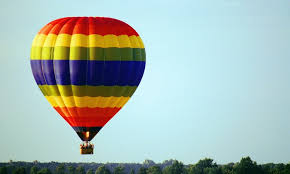
#> input picture images/image10.jpg, 290 x 174 px, given in place of , which was not available
$ python fast_seg.py images/image10.jpg
#> lines starting #> are read from the running program, lines starting #| are printed output that depends on the picture; after the words box and inside, x2 and y2 are one past the last pixel; in counts of white or black regions, pixels touching at a corner belong together; pictures that were not available may be replaced by others from this repository, and a replacement may not be noted
#!/usr/bin/python3
'''
	Copyright 2017 Muhammed Shameem mailtoshameempk@gmail.com
	 This file is part of Fast_seg.
	 Fast_seg is free software: you can redistribute it and/or modify
	 it under the terms of the GNU General Public License as published by
	 the Free Software Foundation, either version 3 of the License, or
	 (at your option) any later version.
	 Fast_seg is distributed in the hope that it will be useful,
	 but WITHOUT ANY WARRANTY; without even the implied warranty of
	 MERCHANTABILITY or FITNESS FOR A PARTICULAR PURPOSE.  See the
	 GNU General Public License for more details.
	 You should have received a copy of the GNU General Public License
	 along with Fast_seg.  If not, see <http://www.gnu.org/licenses/>.
'''
import sys, getopt
import cv2
import numpy as np
import networkx as nx
import matplotlib.pyplot as plt
import math
import boykov_kolmogorov

drawing = False
mode = "ob"
marked_ob_pixels=[]
marked_bg_pixels=[]
I=None
I_dummy=None
l_range=[0,256]
a_range=[0,256]
b_range=[0,256]
lab_bins=[32,32,32]

class SPNode():
	"""docstring for SPNode"""
	def __init__(self):
		self.label=None
		self.pixels=[]
		self.mean_intensity=0.0
		self.centroid=()
		self.type='na'
		self.mean_lab=None
		self.lab_hist=None
		self.real_lab=None
	def __repr__(self):
		return str(self.label)

# [98 lines left out: functions cie_de_2000, mark_seeds, gen_sp_seed, not called in this run]

def gen_sp_slic(I, region_size_):
	# Superpixel Generation ::  Slic superpixels compared to state-of-the-art superpixel methods
	SLIC=100
	SLICO=101
	num_iter=20
	sp_slic=cv2.ximgproc.createSuperpixelSLIC(I, algorithm=SLICO, region_size=region_size_, ruler=10.0)
	sp_slic.iterate(num_iterations=num_iter)

	return sp_slic

def draw_sp_mask(I,SP):
	I_marked=np.zeros(I.shape)
	I_marked=np.copy(I)
	mask=SP.getLabelContourMask()
	for i in range(mask.shape[0]):
		for j in range(mask.shape[1]):
			if mask[i][j]==-1 or mask[i][j]==255: # SLIC/SLICO marks borders with -1 :: SEED marks borders with 255
				I_marked[i][j]=[128,128,128]
	return I_marked

def draw_centroids(I, SP_list):
	for each in SP_list:
		i,j=each.centroid
		I[i][j]=128
	return I

# [4 lines left out: function draw_edges, not called in this run]

def distance(p0, p1):
	return math.sqrt((p0[0] - p1[0])**2 + (p0[1] - p1[1])**2)

def distance_3d(p0, p1):
	return math.sqrt((p0[0] - p1[0])**2 + (p0[1] - p1[1])**2 + (p0[2]-p1[2])**2)


def gen_graph(I,SP_list,hist_ob,hist_bg):
	G=nx.Graph()
	s=SPNode()
	s.label='s'
	t=SPNode()
	t.label='t'
	lambda_=.9
	sig_=5
	hist_ob_sum=int(hist_ob.sum())
	hist_bg_sum=int(hist_bg.sum())

	for u in SP_list:
		K=0
		region_rad=math.sqrt(len(u.pixels)/math.pi)
		for v in SP_list:
			if u != v:
				if distance(u.centroid, v.centroid) <= 2.5*region_rad:
					sim=math.exp(-(cv2.compareHist(u.lab_hist,v.lab_hist,3)**2/2*sig_**2))*(1/distance(u.centroid, v.centroid))
					K+=sim
					G.add_edge(u, v, sim=sim)
		if(u.type=='na'):
			l_,a_,b_=[int(x) for x in u.mean_lab]
			l_i=int(l_//((l_range[1]-l_range[0])/lab_bins[0]))
			a_i=int(a_//((a_range[1]-a_range[0])/lab_bins[1]))
			b_i=int(b_//((b_range[1]-b_range[0])/lab_bins[2]))
			pr_ob=int(hist_ob[l_i,a_i,b_i])/hist_ob_sum
			pr_bg=int(hist_bg[l_i,a_i,b_i])/hist_bg_sum
			sim_s=100000
			sim_t=100000
			if pr_bg > 0:
				sim_s=lambda_*-np.log(pr_bg)
			if pr_ob > 0:
				sim_t=lambda_*-np.log(pr_ob)
			G.add_edge(s, u, sim=sim_s)
			G.add_edge(t, u, sim=sim_t)
		if(u.type=='ob'):
			G.add_edge(s, u, sim=1+K)
			G.add_edge(t, u, sim=0)
		if(u.type=='bg'):
			G.add_edge(s, u, sim=0)
			G.add_edge(t, u, sim=1+K)
	return G

def main():
	global I,mode,I_dummy

	inputfile = ''
	try:
		opts, args = getopt.getopt(sys.argv[1:], "i:h", ["input-image=", "help"])
	except getopt.GetoptError:
		print('fast_seg.py -i <input image>')
		sys.exit(2)
	for opt, arg in opts:
		if opt == '-h':
			print ('fast_seg.py -i <input image>')
			sys.exit()
		elif opt in ("-i", "--input-image"):
			inputfile = arg
	print('Using image: ', inputfile)

	I=cv2.imread(inputfile) #imread wont rise exceptions by default
#> I is the input picture: shape (174, 290, 3); mean B, G, R 178.9, 184.8, 167.5
	I_dummy=np.zeros(I.shape)
	I_dummy=np.copy(I)

	h,w,c=I.shape
#> h = 174; w = 290; c = 3
	region_size=20
	cv2.namedWindow('Mark the object and background')
	cv2.setMouseCallback('Mark the object and background',mark_seeds)
	while(1):
		cv2.imshow('Mark the object and background',I_dummy)
		k = cv2.waitKey(1) & 0xFF
#> (key Esc is pressed here)
		if k == ord('o'):
			mode = "ob"
		elif k == ord('b'):
			mode = "bg"
		elif k == 27:
			break
	cv2.destroyAllWindows()


	I_lab=cv2.cvtColor(I, cv2.COLOR_BGR2Lab)
#> I_lab: shape (174, 290, 3); mean of channels 0, 1, 2 187.8, 123.3, 129.7
	SP=gen_sp_slic(I,region_size)
	SP_labels=SP.getLabels()
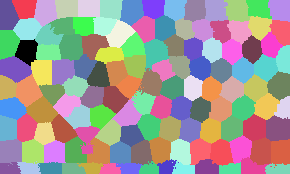
#> SP_labels: shape (174, 290) int32; 126 distinct labels, from 0 to 125; one colour per label, 0 black
	SP_list=[None for each in range(SP.getNumberOfSuperpixels())]

	for i in range(h):
		for j in range(w):
			if not SP_list[SP_labels[i][j]]:
				tmp_sp=SPNode()
				tmp_sp.label=SP_labels[i][j]
				tmp_sp.pixels.append((i,j))
				SP_list[SP_labels[i][j]]=tmp_sp
			else:
				SP_list[SP_labels[i][j]].pixels.append((i,j))
#> after the loop, SP_list = 126 items; tmp_sp.pixels = 233 pairs, first value 163 to 173, second value 265 to 289

	for sp in SP_list:
		n_pixels=len(sp.pixels)
		i_sum=0
		j_sum=0
		lab_sum=[0,0,0]
		tmp_mask=np.zeros((h,w),np.uint8)
		for each in sp.pixels:
			i,j=each
			i_sum+=i
			j_sum+=j
			lab_sum=[x + y for x, y in zip(lab_sum, I_lab[i][j])]
			tmp_mask[i][j]=255
		sp.lab_hist=cv2.calcHist([I_lab],[0,1,2],tmp_mask,lab_bins,l_range+a_range+b_range)
		sp.centroid+=(i_sum//n_pixels, j_sum//n_pixels,)
		sp.mean_lab=[x/n_pixels for x in lab_sum]
		sp.real_lab=[sp.mean_lab[0]*100/255,sp.mean_lab[1]-128,sp.mean_lab[2]-128]
#> this loop made 126 passes
#> (n_pixels, sp.centroid, sp.mean_lab, sp.real_lab) on passes 1 to 11: (422, (50, 26), [221.6, 115.8, 144], [86.91, -12.17, 16]), (374, (7, 24), [217.1, 117.5, 124.8], [85.15, -10.47, -3.2]), (474, (11, 45), [223.3, 117.1, 123.5], [87.57, -10.93, -4.5]), (385, (8, 66), [227.2, 116.9, 122], [89.11, -11.13, -5.99]), (374, (8, 88), [229.5, 117.5, 121.4], [90, -10.52, -6.57]), (396, (8, 110), [230.7, 117.8, 120.7], [90.49, -10.16, -7.35]), (482, (11, 131), [233.1, 117.4, 119.6], [91.4, -10.58, -8.42]), (366, (7, 153), [233.1, 116.9, 119], [91.4, -11.14, -8.95]), (387, (8, 174), [231.6, 117.2, 118.4], [90.83, -10.81, -9.58]), (410, (9, 194), [228.5, 116.8, 118.6], [89.59, -11.21, -9.38]), (436, (9, 215), [225.5, 117.1, 119.9], [88.44, -10.95, -8.08])
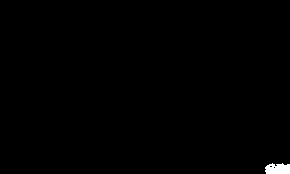
#> tmp_mask: shape (174, 290); 0.46% white; 1 white region, box (x1, y1, x2, y2) and area: (265, 163, 290, 174) 233
#> after the loop, sp.centroid = (168, 277)

	for pixels in marked_ob_pixels:
		x,y = pixels
		SP_list[SP_labels[x][y]].type="ob"
	for pixels in marked_bg_pixels:
		x,y = pixels
		SP_list[SP_labels[x][y]].type="bg"
	I_marked=draw_sp_mask(I,SP)
#> after the loop in draw_sp_mask, `for i in range(mask.shape[0]):`:
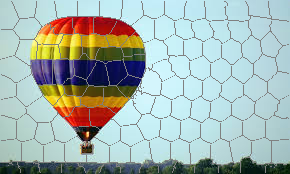
#> I_marked: shape (174, 290, 3); 7.65% of pixels changed, all inside (x1, y1, x2, y2) = (0, 0, 289, 173)
	I_marked=draw_centroids(I_marked,SP_list)
#> the loop in draw_centroids, `for each in SP_list:` made 126 passes
#> (i, j) on passes 1 to 12: (50, 26), (7, 24), (11, 45), (8, 66), (8, 88), (8, 110), (11, 131), (7, 153), (8, 174), (9, 194), (9, 215), (10, 236)
	mask_ob=np.zeros((h,w),dtype=np.uint8)
	for pixels in marked_ob_pixels:
		i,j=pixels
		mask_ob[i][j]=255
	mask_bg=np.zeros((h,w),dtype=np.uint8)
	for pixels in marked_bg_pixels:
		i,j=pixels
		mask_bg[i][j]=255

	hist_ob=cv2.calcHist([I_lab],[0,1,2],mask_ob,lab_bins,l_range+a_range+b_range)

	hist_bg=cv2.calcHist([I_lab],[0,1,2],mask_bg,lab_bins,l_range+a_range+b_range)
	G=gen_graph(I_lab,SP_list,hist_ob,hist_bg)
#> in gen_graph, `hist_ob_sum=int(hist_ob.sum())`: hist_ob_sum = 0
#> the loop in gen_graph, `for u in SP_list:` made 1 pass
#> (region_rad, l_, a_, b_, l_i, a_i, b_i) on pass 1: (11.59, 221, 115, 143, 27, 14, 17)

	for each in G.nodes():
		if each.label=='s':
			s=each
		if each.label=='t':
			t=each

	RG=boykov_kolmogorov.boykov_kolmogorov(G, s, t, capacity='sim')
	source_tree, target_tree = RG.graph['trees']
	partition = (set(source_tree), set(G) - set(source_tree))
	F=np.zeros((h,w),dtype=np.uint8)
	for sp in partition[0]:
		for pixels in sp.pixels:
			i,j=pixels
			F[i][j]=1
	Final=cv2.bitwise_and(I,I,mask = F)

	sp_lab=np.zeros(I.shape,dtype=np.uint8)
	for sp in SP_list:
		for pixels in sp.pixels:
			i,j=pixels
			sp_lab[i][j]=sp.mean_lab
	sp_lab=cv2.cvtColor(sp_lab, cv2.COLOR_Lab2RGB)

	plt.subplot(2,2,1)
	plt.tick_params(labelcolor='black', top='off', bottom='off', left='off', right='off')
	plt.imshow(I[...,::-1])
	plt.axis("off")
	plt.xlabel("Input image")

	plt.subplot(2,2,2)
	plt.tick_params(labelcolor='none', top='off', bottom='off', left='off', right='off')
	plt.imshow(I_marked[...,::-1])
	plt.axis("off")
	plt.xlabel("Super-pixel boundaries and centroid")

	plt.subplot(2,2,3)
	plt.imshow(sp_lab)
	plt.axis("off")
	plt.xlabel("Super-pixel representation")


	plt.subplot(2,2,4)
	plt.imshow(Final[...,::-1])
	plt.axis("off")
	plt.xlabel("Output Image")


	cv2.imwrite("out.png",Final)
	plt.show()

if __name__ == '__main__':
#> (the run stopped early here; a loop or call above may not have finished)

$ run again, on images/image11.jpg
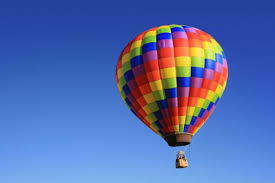
#> input picture images/image11.jpg, 275 x 183 px, given in place of , which was not available
#> in main, I is the input picture: shape (183, 275, 3); mean B, G, R 172.9, 108.1, 84.4
#> I_lab: shape (183, 275, 3); mean of channels 0, 1, 2 121.8, 143.4, 92.6
#> SP_labels: shape (183, 275) int32; 122 distinct labels, from 0 to 121
#> after the loop in main, `for i in range(h):`: SP_list = 122 items; tmp_sp.pixels = 313 pairs, first value 169 to 182, second value 84 to 111
#> the loop in main, `for sp in SP_list:` made 122 passes
#> (n_pixels, sp.centroid, sp.mean_lab, sp.real_lab) on passes 1 to 7: (490, (58, 64), [101.1, 144.1, 77.16], [39.64, 16.07, -50.84]), (437, (7, 12), [80.21, 151, 74.98], [31.46, 23.02, -53.02]), (411, (7, 39), [80.01, 151, 75], [31.38, 23, -53]), (406, (7, 65), [79.8, 151, 75], [31.29, 23, -53]), (371, (7, 90), [79.56, 151, 75], [31.2, 23, -53]), (422, (9, 113), [80.06, 151.3, 74.68], [31.4, 23.32, -53.32]), (390, (7, 135), [80.09, 151.2, 74.84], [31.41, 23.16, -53.16])
#> after the loop in main, `for sp in SP_list:`:
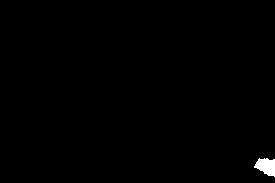
#> tmp_mask: shape (183, 275); 0.54% white; 1 white region, box (x1, y1, x2, y2) and area: (254, 158, 275, 177) 271
#> after the loop in main, `for sp in SP_list:`: sp.centroid = (165, 265)
#> after the loop in draw_sp_mask, `for i in range(mask.shape[0]):`:
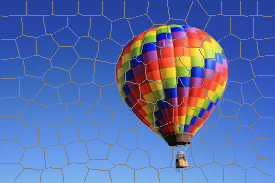
#> I_marked: shape (183, 275, 3); 7.52% of pixels changed, all inside (x1, y1, x2, y2) = (1, 0, 274, 182)
#> the loop in draw_centroids, `for each in SP_list:` made 122 passes
#> (i, j) on passes 1 to 8: (58, 64), (7, 12), (7, 39), (7, 65), (7, 90), (9, 113), (7, 135), (11, 158)
#> hist_ob_sum = 0
#> the loop in gen_graph, `for u in SP_list:` made 1 pass
#> (region_rad, l_, a_, b_, l_i, a_i, b_i) on pass 1: (12.49, 101, 144, 77, 12, 18, 9)

$ run again, on images/image12.jpg
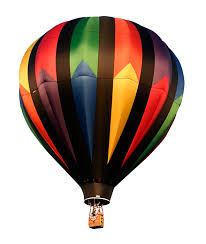
#> input picture images/image12.jpg, 206 x 244 px, given in place of , which was not available
#> in main, I is the input picture: shape (244, 206, 3); mean B, G, R 158.6, 167.8, 184.7
#> I_lab: shape (244, 206, 3); mean of channels 0, 1, 2 175.2, 133.8, 136.4
#> in main, `SP_labels=SP.getLabels()`:
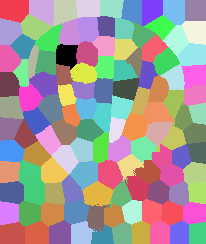
#> SP_labels: shape (244, 206) int32; 120 distinct labels, from 0 to 119; one colour per label, 0 black
#> after the loop in main, `for i in range(h):`: SP_list = 120 items; tmp_sp.pixels = 322 pairs, first value 224 to 243, second value 91 to 113
#> the loop in main, `for sp in SP_list:` made 120 passes
#> (n_pixels, sp.centroid, sp.mean_lab, sp.real_lab) on passes 1 to 7: (432, (54, 66), [81.36, 121.2, 149.2], [31.91, -6.79, 21.21]), (574, (9, 13), [255, 128, 128], [100, 0, 0]), (505, (9, 42), [255, 128, 128], [99.99, -0.0297, -0.00792]), (514, (11, 64), [251.4, 128.6, 128.2], [98.6, 0.582, 0.185]), (399, (7, 87), [253.4, 127.6, 128.3], [99.37, -0.388, 0.251]), (386, (7, 111), [253.4, 128.2, 128.1], [99.37, 0.194, 0.057]), (426, (10, 132), [253.1, 128, 128], [99.24, -0.00235, -0.0188])
#> after the loop in main, `for sp in SP_list:`: sp.centroid = (233, 197)
#> after the loop in draw_sp_mask, `for i in range(mask.shape[0]):`:
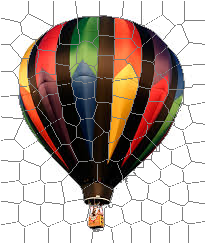
#> I_marked: shape (244, 206, 3); 7.55% of pixels changed, all inside (x1, y1, x2, y2) = (1, 1, 205, 243)
#> the loop in draw_centroids, `for each in SP_list:` made 120 passes
#> (i, j) on passes 1 to 8: (54, 66), (9, 13), (9, 42), (11, 64), (7, 87), (7, 111), (10, 132), (10, 150)
#> hist_ob_sum = 0
#> the loop in gen_graph, `for u in SP_list:` made 1 pass
#> (region_rad, l_, a_, b_, l_i, a_i, b_i) on pass 1: (11.73, 81, 121, 149, 10, 15, 18)
